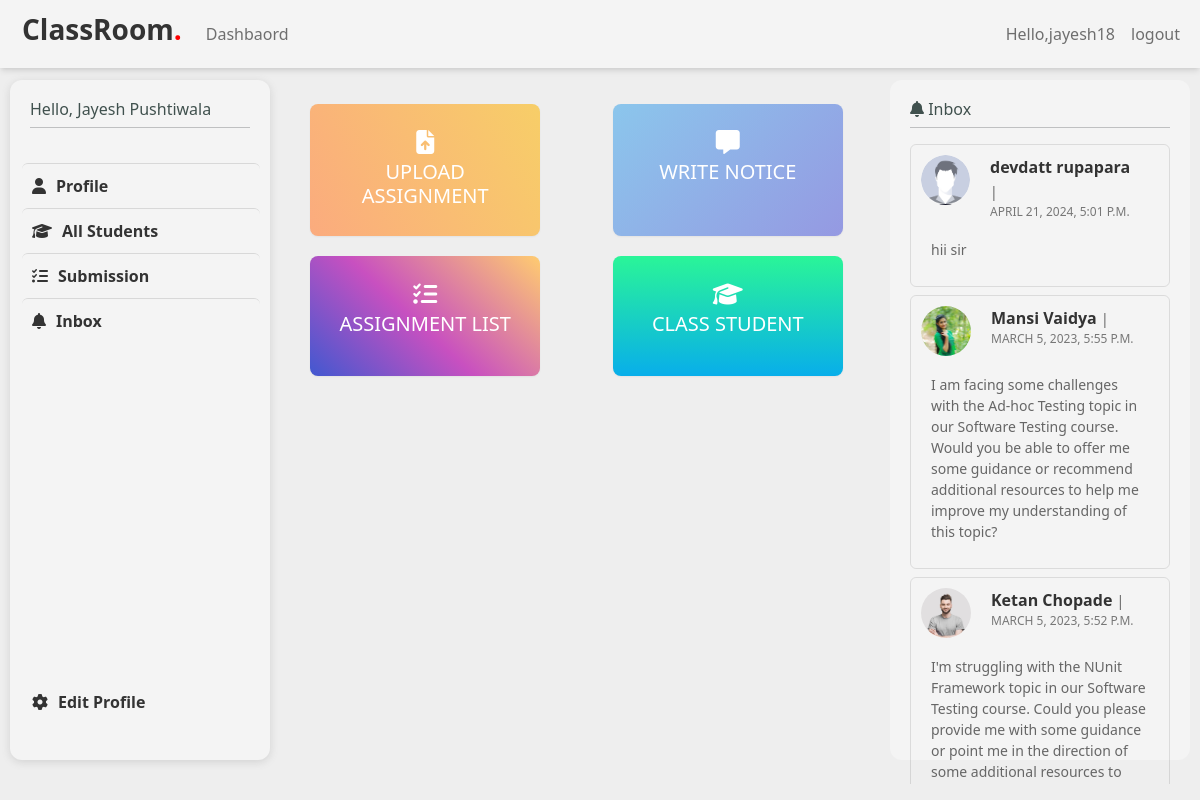
The app's page /classroom/dashboard/ (signed in) with its own data.
### classroom/models.py (models this page shows, shortened)
class User(AbstractUser):
    is_student = models.BooleanField(default=False)
    is_teacher = models.BooleanField(default=False)

class Teacher(models.Model):
    user = models.OneToOneField(
        User, on_delete=models.CASCADE, primary_key=True, related_name='Teacher')
    name = models.CharField(max_length=250)
    subject_name = models.CharField(max_length=200, blank=True)
    email = models.EmailField(max_length=254)
    phone = models.IntegerField()
    teacher_profile_pic = models.ImageField(
        upload_to="classroom/teacher_profile_pic", blank=True)
    class_students = models.ManyToManyField(Student, through="StudentsInClass")

class MessageToTeacher(models.Model):
    student = models.ForeignKey(
        Student, related_name='student', on_delete=models.CASCADE)
    teacher = models.ForeignKey(
        Teacher, related_name='messages', on_delete=models.CASCADE)
    created_at = models.DateTimeField(auto_now=True)
    message = models.TextField()
    message_html = models.TextField(editable=False)
    class Meta:
        ordering = ['-created_at']
        unique_together = ['student', 'message']

class Student(models.Model):
    user = models.OneToOneField(
        User, on_delete=models.CASCADE, primary_key=True, related_name='Student')
    name = models.CharField(max_length=250)
    std_course = models.ForeignKey(
        Course_master, on_delete=models.CASCADE, null=True, blank=True)
    sem = models.CharField(max_length=50, default=1, null=True, blank=True)
    email = models.EmailField(max_length=254)
    phone = models.IntegerField()
    student_profile_pic = models.ImageField(
        upload_to="classroom/student_profile_pic", blank=True)

### classroom/views.py (the view)
# urls.py: path('dashboard/',views.dashboard,name="dashboard"),
def dashboard(request):
    teachermsg = get_object_or_404(models.Teacher, pk=request.user.id)
    teacher = Teacher.objects.filter(user=request.user)
    return render(request, 'classroom/dashboard.html', {'teacher': teacher, 'teachermsg': teachermsg})

### template/classroom/dashboard.html (shortened to what this page needs)
{% extends 'classroom/base.html' %}
{% load static %}
{% block content %}
<div class="container-fluid">
    <div class="row">
        <div class="col-lg-3 left-col">
            {% for i in teacher %}
            <h5 style="color:#40514E;font-size: 16px;">Hello, {{i.name}}</h5>
            <hr style="margin-top:0px">
            {% if user.is_authenticated %}
            {% if user.is_teacher%}
            <ul class="side-links">
                <a href="{% url 'classroom:teacher_detail' pk=user.pk %}">
                    <li> <i class="fa-solid fa-user"></i>Profile</li>
                </a>
                <a href="{% url 'classroom:students_list' %}">
                    <li> <i class="fa-solid fa-graduation-cap"></i>All Students</li>
                </a>
                <a href="{% url 'classroom:submit_list' %}">
                    <li> <i class="fa-solid fa-list-check"></i>Submission</li>
                </a>
                <a href="{% url 'classroom:messages_list' pk=user.pk %}">
                    <li> <i class="fa-solid fa-bell"></i>Inbox</li>
                </a>
            </ul>
            {% endif %}
            {% endif %}
            <div class="buttom">
                <ul class="side-links side-links-profile">
                    <a href="{% url 'classroom:teacher_update' pk=user.pk %}">
                        <li>
                            <i class="fa-solid fa-gear"></i>Edit Profile
                        </li>
                    </a>
                </ul>
            </div>
            {% endfor %}
        </div>
        <div class="col-lg-6 py-5" style="margin:auto;">
            <div class="row middle-class-page py-3">
                <div class="col-lg-12">
                    <div class="row d-flex justify-content-between">
                        <div class="col-lg-5 dash-tile">
                            <a href="{% url 'classroom:upload_assignment' %}" style="text-decoration:none;color:#fff;">
                                <div class="icon"><i class="fa-solid fa-file-arrow-up"></i></div>
                                <h5 style="text-transform:uppercase ;">Upload Assignment</h5>
                            </a>
                        </div>
                        <div class="col-lg-5 dash-tile">
                            <a href="{% url 'classroom:write_notice' %}" style="text-decoration:none;color:#fff;">
                                <div class="icon"><i class="fa-solid fa-message"></i></div>
                                <h5 style="text-transform:uppercase ;">Write Notice</h5>
                            </a>
                        </div>
                        <div class="col-lg-5 dash-tile">
                            <a href="{% url 'classroom:assignment_list' %}" style="text-decoration:none;color:#fff;">
                                <div class="icon"><i class="fa-solid fa-list-check"></i></div>
                                <h5 style="text-transform:uppercase ;">Assignment List</h5>
                            </a>
                        </div>
                        <div class="col-lg-5 dash-tile">
                            <a href="{% url 'classroom:class_student_list' %}" style="text-decoration:none;color:#fff;">
                                <div class="icon"><i class="fa-solid fa-graduation-cap"></i></div>
                                <h5 style="text-transform:uppercase ;">Class Student</h5>
                            </a>
                        </div>
                    </div>
                </div>
            </div>
        </div>
        <div class="col-lg-3 right-col">
            <h5 style="color:#40514E;font-size: 16px;"><i class="fa-solid fa-bell"></i> Inbox</h5>
            <hr style="margin-top:0px">
            <div class="class_right_col" style="height:80vh;overflow-y:scroll;overflow-x: hidden ;">
                {% if teachermsg.messages.count == 0 %}
                <h5>No Notice Yet.</h5>
                {% else %}
                {% for mssg in teachermsg.messages.all %}
                <div class="notice mb-2">
                    <div class="row">
                        <div class="col-lg-12 d-flex">
                            <div class="avatar avatar-p">
                                {% if mssg.student.student_profile_pic %}
                                <img src="{{ mssg.student.student_profile_pic.url }}" class="notice-img">
                                {% else %}
                                <img src="{% static 'images/avatar.jpg' %}" class="notice-img">
                                {% endif %}
                            </div>
                            <div class="avatar-info" style="margin:0px 20px">
                                <div style="color:#333;font-weight:700;">{{ mssg.student.name }} <span
                                        style="color:#666;font-size: 14px;font-weight: 400;"> |
                                        {{notice.teacher.subject_name }}</span></div>
                                <div style="text-transform: uppercase;color:#777;font-size:12px;">{{ mssg.created_at }}
                                </div>
                            </div>
                        </div>
                    </div>
                    <div class="row">
                        <div class="col-lg-12">
                            <div class="message">
                                <p style="margin-top: 8px;">{{ mssg.message }}</p>
                            </div>
                        </div>
                    </div>
                </div>
                {% endfor %}
                {% endif %}
            </div>
        </div>
    </div>
</div>
{% endblock content %}

### template/classroom/base.html (shortened to what this page needs)
<!DOCTYPE html> {% load static %}
<html lang="en" dir="ltr">
<head>
    <meta name="viewport" content="width=device-width, initial-scale=1.0"> {% load static %}
    <link rel="stylesheet" href="{% static 'css/aos.scss' %}">
    <link rel="stylesheet" href="https://unpkg.com/aos@next/dist/aos.css" />
    <link rel="stylesheet" href="{% static 'css/bootstrap.min.css' %}">
    <link rel="stylesheet" href="{% static 'css/style.css' %}">
    <link rel="stylesheet" href="https://pro.fontawesome.com/releases/v5.10.0/css/all.css" />
    <link rel="stylesheet" href="https://pro.fontawesome.com/releases/v5.10.0/css/all.css" />
    <link rel="stylesheet" href="https://cdnjs.cloudflare.com/ajax/libs/font-awesome/6.1.1/css/all.min.css"
    />
    <link href="{% static 'fontawesomefree/css/solid.css' %}" rel="stylesheet" type="text/css">
</head>
<body>
    <nav class="navbar navbar-expand-lg bg-light">
        <div class="container-fluid">
            <a class="navbar-brand" href="/">
                <div class="logo">
                    <h2 style="font-weight: 700; color:#333; font-size:28px; padding-left: 10px;">ClassRoom<span style="color:red;">.</span></h2>
                </div>
            </a>
            <div class="collapse navbar-collapse" id="navbarNavDropdown">
                <ul class="navbar-nav">
                    {% if user.is_authenticated %}  {% if user.is_teacher %}
                    <li class="nav-item">
                        <a class="nav-link" href="{% url 'classroom:dashboard' %}">Dashbaord</a>
                    </li>
                    {% endif %} {% else %}
                    <li class="nav-item">
                        <a class="nav-link active" aria-current="page" href="/">Home</a>
                    </li>
                    &nbsp; {% endif %}
                </ul>
            </div>
            <div class="d-flex">
                <ul class="navbar-nav">
                    <li class="nav-item dropdown">
                        <a class="nav-link " href="#">
              {% if user.is_authenticated %}
              <span> Hello,{{user.username}}</span>
            </a>
                    </li>
                    <li class="nav-item">
                        <a class="nav-link" href="{% url 'classroom:logout' %}">logout</a>
                    </li>
                    {% endif %}
                </ul>
            </div>
        </div>
    </nav>
     {% block content %} {% endblock content %}
</body>
</html>

### static/css/style.css (style rules this page uses)
:root { --p-color: #75E6DA; --s-color: #30E3CA; --t-color: #40514E; --b-color: #E4F9F5; }
body { background: rgb(238, 238, 238); }
html { scroll-behavior: smooth; }
.bg-light { background-color: #f4f4f4 !important; box-shadow: rgba(0, 0, 0, 0.1) 0px 4px 6px -1px, rgba(0, 0, 0, 0.06) 0px 2px 4px -1px; }
.navbar { position: fixed; top: 0; right: 0; left: 0; z-index: 100; }
.navbar-brand { font-weight: 600; font-size: 20px; }
.avatar { width: 80px; height: 80px; border-radius: 50%; overflow: hidden; margin: 30px auto; }
.avatar img { width: 100%; }
.left-col { background: #f4f4f4; position: fixed; top: 80px; left: 10px; height: 85vh; border-radius: 12px; width: 260px; box-shadow: rgba(99, 99, 99, 0.2) 0px 2px 8px 0px; padding: 20px; }
.class_notice_css, .right-col { padding: 20px; background: #f4f4f4; position: fixed; top: 80px; right: 10px; height: 85vh; border-radius: 12px; width: 300px; }
.avatar-p { width: 50px; height: 50px; margin: 0px; }
.side-links { list-style: none; margin-left: -40px; width: 270px; margin-top: 35px; }
.side-links a { text-decoration: none; color: #333; font-weight: 600; }
.side-links li { padding: 10px; width: 100%; border-radius: 6px; border-top: 1px solid #d8d8d8; }
.side-links li i { margin-right: 10px; }
.side-links-profile { position: absolute; bottom: 20px; }
.side-links-profile li { border-top: none; }
.class_right_col .notice { padding: 10px 10px 10px 10px; border-radius: 6px; border: 1px solid rgba(0, 0, 0, 0.1); }
.class_right_col .notice .message { font-size: 14px; padding: 10px 10px 0px 10px; color: #666; }
.avatar-p { width: 50px; height: 50px; }
.middle-class-page { margin-right: 35px; margin-top: 30px; }
.dash-tile { background: #fff; padding: 20px; text-align: center; margin: 10px 10px; border-radius: 8px; min-height: 120px; box-shadow: rgba(0, 0, 0, 0.12) 0px 1px 3px, rgba(0, 0, 0, 0.24) 0px 1px 2px; box-shadow: rgba(0, 0, 0, 0.05) 0px 1px 2px 0px; color: #fff; transition: .5s; background: rgb(63, 94, 251); background: linear-gradient(90deg, rgba(63, 94, 251, 1) 0%, rgba(252, 70, 107, 1) 100%); background-color: #FBAB7E; background-image: linear-gradient(62deg, #FBAB7E 0%, #F7CE68 100%); }
.dash-tile:nth-child(2) { background-color: #8BC6EC; background-image: linear-gradient(135deg, #8BC6EC 0%, #9599E2 100%); }
.dash-tile:nth-child(3) { background-color: #4158D0; background-image: linear-gradient(43deg, #4158D0 0%, #C850C0 46%, #FFCC70 100%); }
.dash-tile:nth-child(4) { background-color: #08AEEA; background-image: linear-gradient(0deg, #08AEEA 0%, #2AF598 100%); }
.dash-tile .icon { font-size: 24px; }

### records on screen
User: username "jayesh18"
Teacher: name "Jayesh Pushtiwala"
MessageToTeacher: student.name "devdatt rupapara", created_at "APRIL 21, 2024, 5:01 P.M.", message "hii sir"
MessageToTeacher: student.student_profile_pic (picture), student.name "Mansi Vaidya", created_at "MARCH 5, 2023, 5:55 P.M.", message "I am facing some challenges with the Ad-hoc Testing topic in our Software Testing course. Would you be able to offer me some guidance or recommend additional resources to help me improve my understanding of this topic?"
MessageToTeacher: student.student_profile_pic (picture), student.name "Ketan Chopade", created_at "MARCH 5, 2023, 5:52 P.M.", message "I'm struggling with the NUnit Framework topic in our Software Testing course. Could you please provide me with some guidance or point me in the direction of some additional resources to…"
